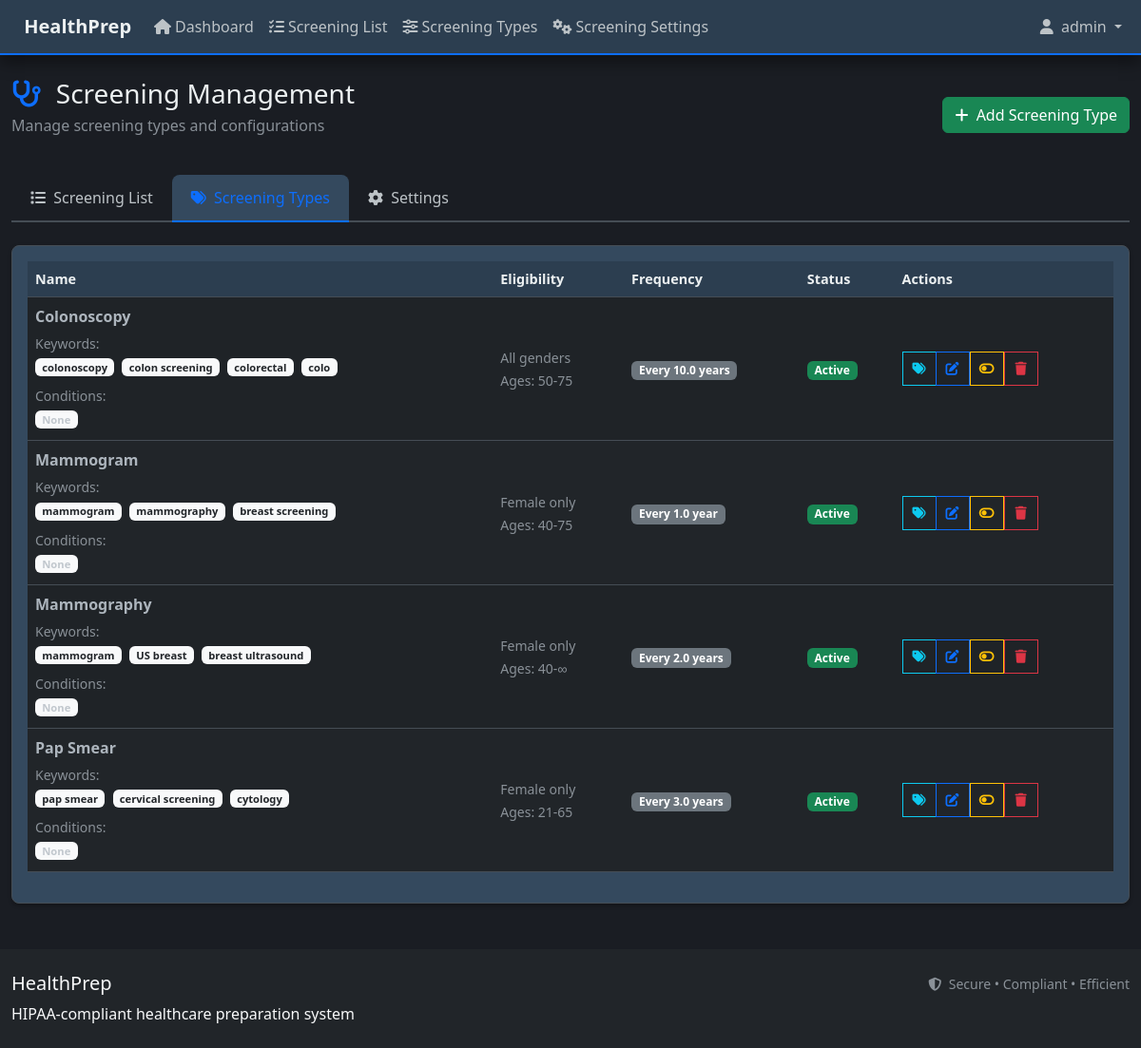
The app's page /screening/types (signed in) with its own data.
### models.py (models this page shows, shortened)
class User(UserMixin, db.Model):
    __tablename__ = 'users'
    id = db.Column(db.Integer, primary_key=True)
    username = db.Column(db.String(80), unique=True, nullable=False)
    email = db.Column(db.String(120), unique=True, nullable=False)
    password_hash = db.Column(db.String(255), nullable=False)
    is_admin = db.Column(db.Boolean, default=False, nullable=False)
    created_at = db.Column(db.DateTime, default=datetime.utcnow)
    last_login = db.Column(db.DateTime)
    @property
    def is_active(self):
        return True  # All users are active by default

class ScreeningType(db.Model):
    __tablename__ = 'screening_type'
    id = db.Column(db.Integer, primary_key=True)
    name = db.Column(db.String(100), nullable=False)
    keywords = db.Column(db.Text)  # JSON string of keywords for fuzzy detection
    eligible_genders = db.Column(db.String(10), default='both')  # 'M', 'F', or 'both'
    min_age = db.Column(db.Integer)
    max_age = db.Column(db.Integer)
    frequency_years = db.Column(db.Float, nullable=False)  # Frequency in years (can be fractional like 0.25 for 3 months)
    trigger_conditions = db.Column(db.Text)  # JSON string of conditions that modify screening protocols
    is_active = db.Column(db.Boolean, default=True)
    created_at = db.Column(db.DateTime, default=datetime.utcnow)
    updated_at = db.Column(db.DateTime, default=datetime.utcnow, onupdate=datetime.utcnow)
    screenings = db.relationship('Screening', backref='screening_type', lazy=True)
    @property
    def keywords_list(self):
        if not self.keywords:
            return []
        try:
            return json.loads(self.keywords)
        except:
            return [kw.strip() for kw in self.keywords.split(',') if kw.strip()]
    @property
    def trigger_conditions_list(self):
        if not self.trigger_conditions or self.trigger_conditions.strip() == "":
            return []

### routes/screening_routes.py (the view)
@screening_bp.route('/types')
@login_required
def screening_types():
    try:
        screening_types = ScreeningType.query.order_by(ScreeningType.name).all()
        return render_template('screening/types.html',
                             screening_types=screening_types)
    except Exception as e:
        logger.error(f"Error loading screening types: {str(e)}")
        flash('Error loading screening types', 'error')
        return render_template('error/500.html'), 500

### templates/screening/types.html (shortened to what this page needs)
{% extends 'base_user.html' %}
{% block content %}
<div class="row mb-4">
    <div class="col-12">
        <div class="d-flex justify-content-between align-items-center">
            <div>
                <h1 class="h3 mb-1">
                    <i class="fas fa-stethoscope me-2 text-primary"></i>
                    Screening Management
                </h1>
                <p class="text-muted">Manage screening types and configurations</p>
            </div>
            <div>
                <a href="{{ url_for('screening.add_screening_type') }}" class="btn btn-success">
                    <i class="fas fa-plus me-1"></i>
                    Add Screening Type
                </a>
            </div>
        </div>
    </div>
</div>
<ul class="nav nav-tabs mb-4" id="screeningTabs" role="tablist">
    <li class="nav-item" role="presentation">
        <a class="nav-link" href="{{ url_for('screening.screening_list') }}" role="tab">
            <i class="fas fa-list me-1"></i>
            Screening List
        </a>
    </li>
    <li class="nav-item" role="presentation">
        <a class="nav-link active" href="{{ url_for('screening.screening_types') }}" role="tab">
            <i class="fas fa-tags me-1"></i>
            Screening Types
        </a>
    </li>
    <li class="nav-item" role="presentation">
        <a class="nav-link" href="{{ url_for('screening.screening_settings') }}" role="tab">
            <i class="fas fa-cog me-1"></i>
            Settings
        </a>
    </li>
</ul>
<div class="card">
    <div class="card-body">
        {% if screening_types %}
            <div class="table-responsive">
                <table class="table table-striped">
                    <thead>
                        <tr>
                            <th>Name</th>
                            <th>Eligibility</th>
                            <th>Frequency</th>
                            <th>Status</th>
                            <th>Actions</th>
                        </tr>
                    </thead>
                    <tbody>
                        {% for type in screening_types %}
                        <tr>
                            <td>
                                <strong>{{ type.name }}</strong>
                                {% if type.keywords_list %}
                                    <div class="mt-1">
                                        <small class="text-muted">Keywords:</small>
                                        <div class="keyword-display">
                                            {% for keyword in type.keywords_list[:5] %}
                                                <span class="badge bg-light text-dark me-1 mb-1" style="font-size: 0.7em;">{{ keyword }}</span>
                                            {% endfor %}
                                        </div>
                                    </div>
                                {% else %}
                                    <div class="mt-1">
                                        <small class="text-warning">No keywords configured</small>
                                    </div>
                                {% endif %}
                                <div class="mt-1">
                                    <small class="text-muted">Conditions:</small>
                                    <div class="condition-display">
                                        {% if type.trigger_conditions_list and type.trigger_conditions_list|length > 0 %}
                                            {% for condition in type.trigger_conditions_list[:3] %}
                                                <span class="badge bg-warning text-dark me-1 mb-1" style="font-size: 0.7em;">{{ condition }}</span>
                                            {% endfor %}
                                            {% if type.trigger_conditions_list|length > 3 %}
                                                <span class="badge bg-secondary" style="font-size: 0.7em;">+{{ type.trigger_conditions_list|length - 3 }} more</span>
                                            {% endif %}
                                        {% else %}
                                            <span class="badge bg-light text-muted me-1 mb-1" style="font-size: 0.7em;">None</span>
                                        {% endif %}
                                    </div>
                                </div>
                            </td>
                            <td>
                                <small class="text-muted">
                                    {% if type.eligible_genders == 'M' %}
                                        Male only
                                    {% elif type.eligible_genders == 'F' %}
                                        Female only
                                    {% else %}
                                        All genders
                                    {% endif %}
                                    {% if type.min_age or type.max_age %}
                                        <br>Ages: {{ type.min_age or '0' }}-{{ type.max_age or '∞' }}
                                    {% endif %}
                                </small>
                            </td>
                            <td>
                                <span class="badge bg-secondary">
                                    Every {{ type.frequency_years }} year{{ 's' if type.frequency_years != 1 else '' }}
                                </span>
                            </td>
                            <td>
                                {% if type.is_active %}
                                    <span class="badge bg-success">Active</span>
                                {% else %}
                                    <span class="badge bg-secondary">Inactive</span>
                                {% endif %}
                            </td>
                            <td>
                                <div class="btn-group btn-group-sm" role="group" style="white-space: nowrap;">
                                    <button type="button" class="btn btn-outline-info btn-sm"
                                            onclick="openKeywordManager({{ type.id }}, '{{ type.name }}')"
                                            title="Manage Keywords"
                                            style="width: 36px; height: 36px; border-radius: 0; display: inline-flex; align-items: center; justify-content: center;">
                                        <i class="fas fa-tags"></i>
                                    </button>
                                    <a href="{{ url_for('screening.edit_screening_type', type_id=type.id) }}"
                                       class="btn btn-outline-primary btn-sm" title="Edit"
                                       style="width: 36px; height: 36px; border-radius: 0; display: inline-flex; align-items: center; justify-content: center;">
                                        <i class="fas fa-edit"></i>
                                    </a>
                                    <form method="POST" action="{{ url_for('screening.toggle_screening_type_status', type_id=type.id) }}"
                                          style="display: inline;">
                                        <button type="submit" class="btn btn-outline-warning btn-sm"
                                                title="{{ 'Deactivate' if type.is_active else 'Activate' }}"
                                                style="width: 36px; height: 36px; border-radius: 0; display: inline-flex; align-items: center; justify-content: center;">
                                            <i class="fas fa-toggle-{{ 'off' if type.is_active else 'on' }}"></i>
                                        </button>
                                    </form>
                                    <form method="POST" action="{{ url_for('screening.delete_screening_type', type_id=type.id) }}"
                                          style="display: inline;"
                                          onsubmit="return confirm('Are you sure you want to delete this screening type?');">
                                        <button type="submit" class="btn btn-outline-danger btn-sm" title="Delete"
                                                style="width: 36px; height: 36px; border-radius: 0; display: inline-flex; align-items: center; justify-content: center;">
                                            <i class="fas fa-trash"></i>
                                        </button>
                                    </form>
                                </div>
                            </td>
                        </tr>
                        {% endfor %}
                    </tbody>
                </table>
            </div>
        {% endif %}
    </div>
</div>
<link rel="stylesheet" href="{{ url_for('static', filename='css/keyword_modal.css') }}">
<link rel="stylesheet" href="{{ url_for('static', filename='css/medical_terminology_ui.css') }}">
{% endblock %}

### templates/base_user.html (shortened to what this page needs)
<!DOCTYPE html>
<html lang="en" data-bs-theme="dark">
<head>
    <link href="https://cdn.jsdelivr.net/npm/bootstrap@5.3.0/dist/css/bootstrap.min.css" rel="stylesheet">
    <link href="https://cdnjs.cloudflare.com/ajax/libs/font-awesome/6.4.0/css/all.min.css" rel="stylesheet">
    <link href="{{ url_for('static', filename='css/custom.css') }}" rel="stylesheet">
    <link href="{{ url_for('static', filename='css/medical_terminology_ui.css') }}" rel="stylesheet">
    <link href="{{ url_for('static', filename='css/loading-states.css') }}" rel="stylesheet">
</head>
<body>
    <nav class="navbar navbar-expand-lg navbar-dark bg-primary">
        <div class="container">
            <a class="navbar-brand" href="{{ url_for('ui.dashboard') }}">
                HealthPrep
            </a>
            <div class="collapse navbar-collapse" id="navbarNav">
                <ul class="navbar-nav me-auto">
                    <li class="nav-item">
                        <a class="nav-link" href="{{ url_for('ui.dashboard') }}">
                            <i class="fas fa-home me-1"></i>Dashboard
                        </a>
                    </li>
                    <li class="nav-item">
                        <a class="nav-link" href="{{ url_for('screening.screening_list', view='list') }}">
                            <i class="fas fa-list-check me-1"></i>Screening List
                        </a>
                    </li>
                    <li class="nav-item">
                        <a class="nav-link" href="{{ url_for('screening.screening_list', view='types') }}">
                            <i class="fas fa-sliders-h me-1"></i>Screening Types
                        </a>
                    </li>
                    <li class="nav-item">
                        <a class="nav-link" href="{{ url_for('screening.screening_list', view='settings') }}">
                            <i class="fas fa-cogs me-1"></i>Screening Settings
                        </a>
                    </li>
                </ul>
                <ul class="navbar-nav">
                    {% if current_user.is_authenticated %}
                        <li class="nav-item dropdown">
                            <a class="nav-link dropdown-toggle" href="#" id="userDropdown" role="button" data-bs-toggle="dropdown">
                                <i class="fas fa-user me-1"></i> {{ current_user.username }}
                            </a>
                        </li>
                    {% else %}
                        <li class="nav-item">
                            <a class="nav-link" href="{{ url_for('auth.login') }}">
                                <i class="fas fa-sign-in-alt me-1"></i> Login
                            </a>
                        </li>
                    {% endif %}
                </ul>
            </div>
        </div>
    </nav>
    <main class="container my-4">
        {% block content %}{% endblock %}
    </main>
    <footer class="bg-dark text-light py-4 mt-5">
        <div class="container">
            <div class="row">
                <div class="col-md-6">
                    <h5>HealthPrep</h5>
                    <p class="mb-0">HIPAA-compliant healthcare preparation system</p>
                </div>
                <div class="col-md-6 text-end">
                    <small class="text-muted">
                        <i class="fas fa-shield-alt me-1"></i>
                        Secure • Compliant • Efficient
                    </small>
                </div>
            </div>
        </div>
    </footer>
</body>
</html>

### records on screen
User: username "admin"
ScreeningType: name "Colonoscopy", 5 "colonoscopy" "colon screening" "colorectal" "colo", shows "None", eligible_genders "All genders", min_age "50", max_age "75", frequency_years "10.0", frequency_years "s", is_active "Active"
ScreeningType: name "Mammogram", 5 "mammogram" "mammography" "breast screening", shows "None", eligible_genders "Female only", min_age "40", max_age "75", frequency_years "1.0", is_active "Active"
ScreeningType: name "Mammography", 5 "mammogram" "US breast" "breast ultrasound", shows "None", eligible_genders "Female only", min_age "40", max_age "∞", frequency_years "2.0", frequency_years "s", is_active "Active"
ScreeningType: name "Pap Smear", 5 "pap smear" "cervical screening" "cytology", shows "None", eligible_genders "Female only", min_age "21", max_age "65", frequency_years "3.0", frequency_years "s", is_active "Active"
